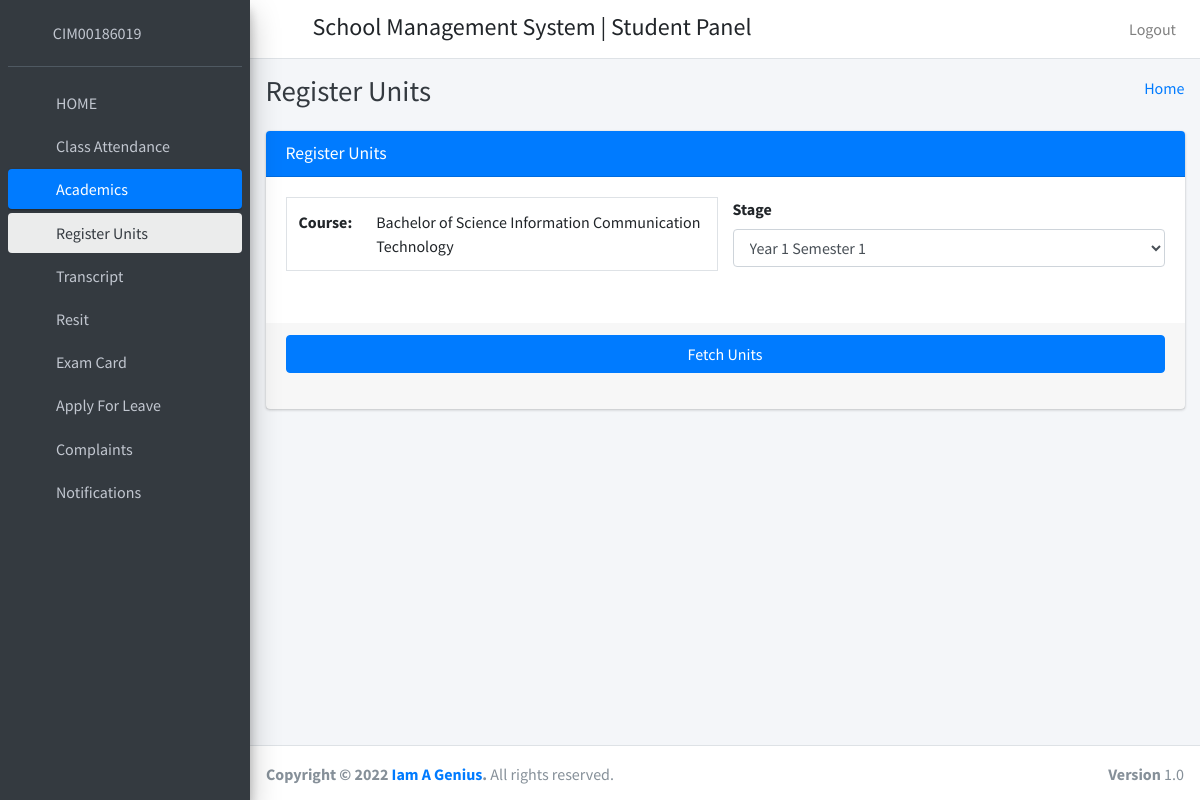
/unit_registration (signed in), run on the app's committed database.
### Student/models.py (models this page shows)
class CustomUser(AbstractUser):
    user_type_data=((1,"HOD"),(3,"staff"),(4,"student"),(2,"admin"))
    user_type= models.CharField(default=1, choices=user_type_data,max_length=10)

class students(models.Model):
    id=models.AutoField(primary_key=True)
    admin = models.OneToOneField(CustomUser, on_delete=models.CASCADE)
    gender = models.CharField(max_length=50)
    profile_pic = models.FileField()
    address = models.TextField()
    course_id=models.ForeignKey(courses,on_delete=models.DO_NOTHING,default=1)
    session_year_id = models.ForeignKey(sessionmodel,on_delete=models.CASCADE)
    created_at = models.DateTimeField(auto_now_add=True)
    updated_at = models.DateTimeField(auto_now_add=True)
    fcm_token=models.TextField(default="")
    objects=models.Manager()

class courses(models.Model):
    id = models.AutoField(primary_key=True)
    course_name = models.CharField(max_length=250)
    created_at = models.DateTimeField(auto_now_add=True)
    updated_at = models.DateTimeField(auto_now_add=True)
    objects=models.Manager()

### Student/student_views.py (the view)
# urls.py: path('unit_registration',student_views.unit_registration,name="unit_registration"),
def unit_registration(request):
    student_obj = students.objects.get(admin=request.user.id)
    subject_data = subject.objects.filter(course_id=student_obj.course_id)
    Stage = semester.objects.all()
    context = {
        "Stage":Stage,
        "student_obj":student_obj,
        "subject_data":subject_data,
    }
    return render(request,"student_template/unit_registration.html", context)

### templates/student_template/unit_registration.html (shortened to what this page needs)
{% extends "student_template/base_template.html" %}
{% block page_title %} Register Units {% endblock page_title %}
{% load static %}
{% block main_content %}
<section class="content">
      <div class="container-fluid">
        <div class="row">
          <div class="col-md-12">
            <div class="card card-primary">
              <div class="card-header">
                <h3 class="card-title">Register Units</h3>
              </div>
                <div class="card-body">
                    <div class="row">
                        <div class="col-lg-6">
                            <table class="table border">
                                <tr>
                                    <td class="text-bold">Course:</td>
                                    <td>{{ student_obj.course_id.course_name }}</td>
                                </tr>
                            </table>
                        </div>
                        <div class="col-lg-6">
                          <div class="form-group">
                            <label>Stage</label>
                            <select class="form-control"  name="stage" id="stage">
                                {% for Stage in Stage %}
                                  <option value="{{ Stage.id }}">{{ Stage.stage }}</option>
                                {% endfor %}
                                </select>
                          </div>
                        </div>
                    </div>
                </div>
                <div class="card-footer">
                    <button type="button" class="btn btn-primary btn-block " id="fetch_units">Fetch Units</button>
                </div>
                <div id="student_data" class="card-footer" ></div>
            </div>
          </div>
        </div>
      </div>
    </section>
{% endblock main_content %}

### templates/student_template/sidebar.html (shortened to what this page needs)
{% load static %}
<aside class="main-sidebar sidebar-dark-primary elevation-4">
    <div class="sidebar">
      <div class="user-panel mt-3 pb-3 mb-3 d-flex">
        <div class="image">
        </div>
        <div class="info">
          <a href="{% url 'student_profile' %}" class="d-block"><i class="nav-icon fas fa-user"></i>&nbsp;&nbsp;&nbsp;{{ user.username }}</a>
        </div>
      </div>
      <nav class="mt-2">
        <ul class="nav nav-pills nav-sidebar flex-column" data-widget="treeview" role="menu" data-accordion="false">
          <li class="nav-item">
            {% url 'student_home' as student_home %}
            <a href="{{ student_home }}" class="nav-link {% if request.path == student_home %} active {% endif %} ">
              <i class="nav-icon fas fa-home"></i>
              <p>
                HOME
              </p>
            </a>
          </li>
          <li class="nav-item">
            {% url 'student_view_attendance' as student_view_attendance %}
            <a href="{{ student_view_attendance }}" class="nav-link {% if request.path == student_view_attendance %} active {% endif %} ">
              <i class="nav-icon fas fa-user"></i>
              <p>
                Class Attendance
              </p>
            </a>
          </li>
          {% url 'unit_registration' as unit_registration %}
          {% url 'student_view_result' as student_view_result %}
          {% url 'resit' as resit %}
          {% url 'Units' as Units %}
          <li class="nav-item has-treeview {% if request.path == unit_registration %} menu-open {% endif %} ">
            <a href="#" class="nav-link {% if request.path == unit_registration %} active {% endif %}
            {% if request.path == Units %} active {% endif %}">
              <i class="nav-icon fas fa-tachometer-alt"></i>
              <p>
                Academics
                <i class="right fas fa-angle-left"></i>
              </p>
            </a>
            <ul class="nav nav-treeview">
              <li class="nav-item">
                <a href="{% url 'unit_registration' %}" class="nav-link {% if request.path == unit_registration %} active {% endif %}">
                  <i class="far fa-circle nav-icon"></i>
                  <p>Register Units</p>
                </a>
              </li>
              <li class="nav-item">
                <a href="{% url 'student_view_result' %}" class="nav-link {% if request.path == student_view_result %} active {% endif %}
                 {% if request.path == student_view_result %} active {% endif %} ">
                  <i class="far fa-circle nav-icon"></i>
                  <p>Transcript</p>
                </a>
              </li>
              <li class="nav-item">
                <a href="{{ resit }}" class="nav-link {% if request.path == resit %} active {% endif %}">
                  <i class="far fa-circle nav-icon"></i>
                  <p>
                    Resit
                  </p>
                </a>
              </li>
              <li class="nav-item">
                <a href="{{ Units }}" class="nav-link {% if request.path == Units %} active {% endif %}" >
                  <i class="far fa-circle nav-icon"></i>
                  <p>
                    Exam Card
                  </p>
                </a>
              </li>
            </ul>
          </li>
          <li class="nav-item">
            {% url 'student_apply_leave' as student_apply_leave %}
            <a href="{{ student_apply_leave }}" class="nav-link {% if request.path == student_apply_leave %} active {% endif %} ">
              <i class="nav-icon fas fa-user-times"></i>
              <p>
                Apply For Leave
              </p>
            </a>
          </li>
          <li class="nav-item">
            {% url 'student_feedback' as student_feedback %}
            <a href="{{ student_feedback }}" class="nav-link {% if request.path == student_feedback %} active {% endif %} ">
              <i class="nav-icon fas fa-envelope"></i>
              <p>
                Complaints
              </p>
            </a>
          </li>
          <li class="nav-item">
            {% url 'student_all_notification' as student_all_notification %}
            <a href="{{ student_all_notification }}" class="nav-link {% if request.path == student_all_notification %} active {% endif %} ">
              <i class="nav-icon fas fa-share-square"></i>
              <p>
                Notifications
              </p>
            </a>
          </li>
        </ul>
      </nav>
    </div>
  </aside>

### data on the page
CustomUser: username "CIM00186019"
students: course_id.course_name "Bachelor of Science Information Communication Technology"

### other printed values
form field stage "Year 1 Semester 1"
